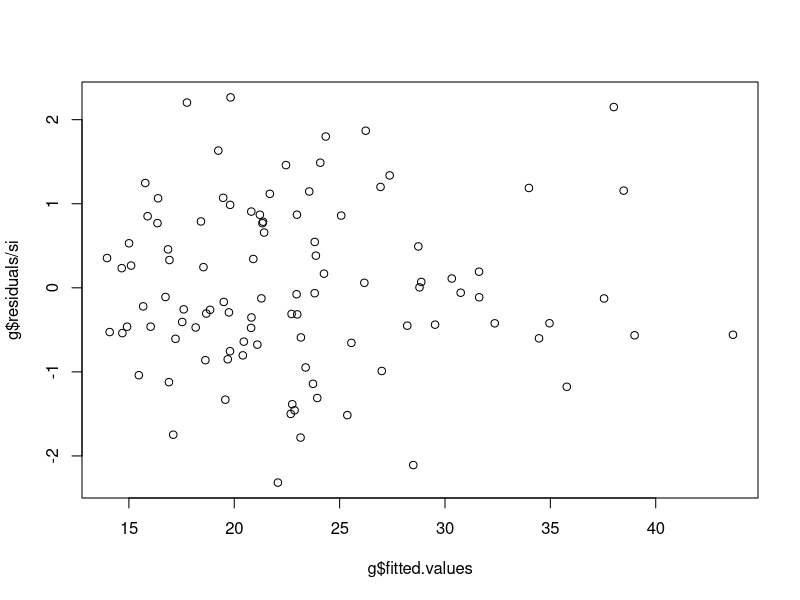
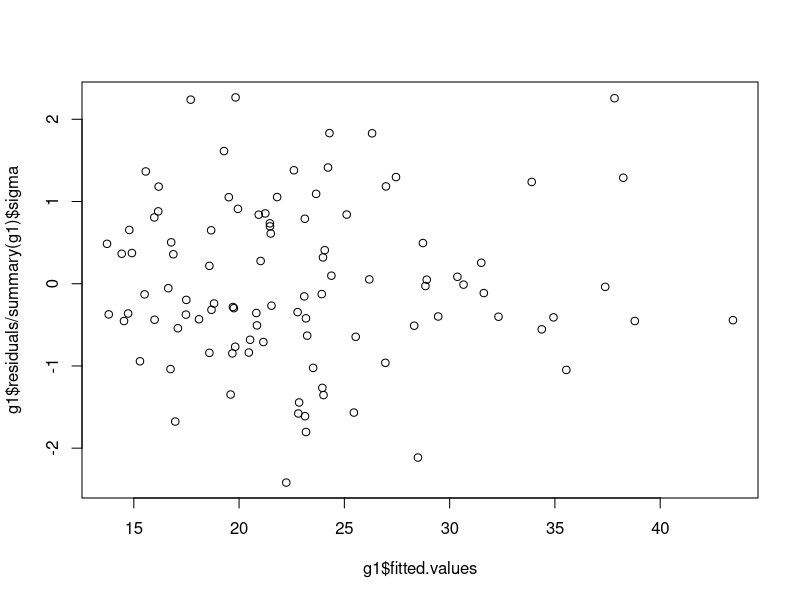

These figures' R source, in order:
albatross <- read.table("albatross.txt", header = T)
n <- dim(albatross)[1]
#dummy -> 1 if upwind
D <- rep(0, n)
D[which(albatross$wind == "upwind")] <- rep(1, length(which(albatross$wind == "upwind")))
attach(albatross)
g <- lm(distance ~ D + I(Va^2) + I(Vi^2) + D:I(Va^2) +  D:I(Vi^2))
summary(g)
#alpha1 = Int + D
al1 <- g$coefficients[1] + g$coefficients[2]
#alpha2 = Int
al2 <- g$coefficients[1]
#beta1 = D:Va^2 + Va^2
be1 <- g$coefficients[3] + g$coefficients[5]
#beta2 = Va^2
be2 <- g$coefficients[3]
#gamma1 = D:Vi^2 + Vi^2
ga1 <- g$coefficients[4] + g$coefficients[6]
#gamma2 = Vi^2
ga2 <- g$coefficients[4]
si <- summary(g)$sigma

shapiro.test(g$residuals)
plot(g$fitted.values,g$residuals/si)

#we reduce by eliminating the non significant regressors -> one at the time!
summary(g)
g1 <- lm(distance ~ I(Va^2) + I(Vi^2) + D:I(Va^2) +  D:I(Vi^2)) #same average
summary(g1)
anova(g1, g) #we do not lose with the reduced model
shapiro.test(g1$residuals)
plot(g1$fitted.values, g1$residuals/summary(g1)$sigma)

#simultaneous test:
#H0 : {gamma1 = - beta1 && gamma2 = - beta2} vs H1
library(car)
linearHypothesis(g1, rbind(c(0,1,1,0,0), c(0,1,1,1,1)), c(0,0))
#or with Bonferroni
linearHypothesis(g1, rbind(c(0,1,1,0,0)), 0)
linearHypothesis(g1, rbind(c(0,1,1,1,1)), 0)
#anyway we cannot reject the null hypothesis
#we can use the constrained model:
g2 <- lm(distance ~ I(Va^2 - Vi^2) + D:I(Va^2 - Vi^2)) #since the coefficients of Vi^2 would be - coeff of Va^2
summary(g2)
anova(g1, g2) #we do not lose with the constrained model
alpha2_new <- alpha1_new <- g2$coefficients[1]
beta1_new <- g2$coefficients[2] + g2$coefficients[3]
gamma1_new <- - beta1_new
beta2_new <- g2$coefficients[2]
gamma2_new <- - beta2_new

#we need Bonferroni correction, they are PREDICTION intervals:
alpha <- 0.01/2
z_upwind <- data.frame(Va = 35, Vi = 25, D = 1)
z_downwind <- data.frame(Va = 35, Vi = 25, D = 0)
predict(g2, z_upwind, interval = 'prediction',level = 1-alpha)
predict(g2, z_downwind, interval = 'prediction',level = 1-alpha)
#upwind is safe, downwind is not